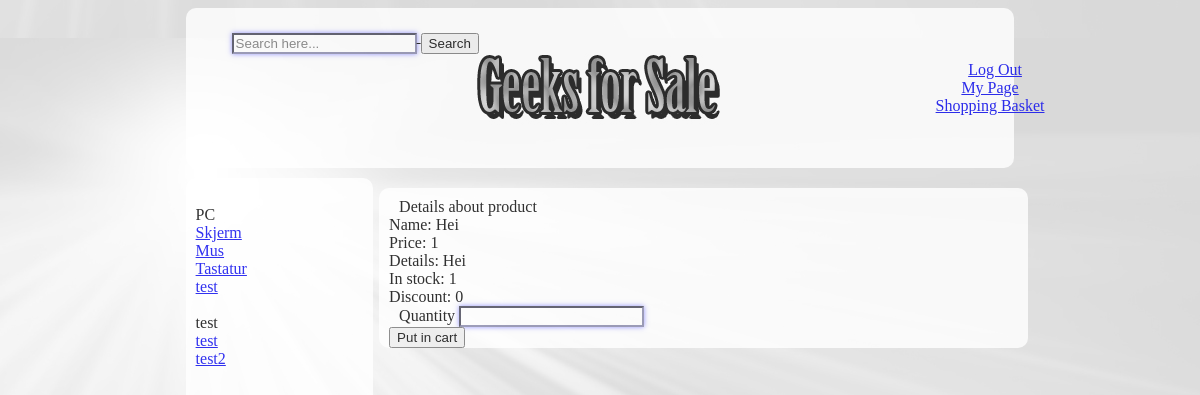
The app's page /productdetails.php?id=1 (signed in) with its own data.
### tables this page shows
CREATE TABLE IF NOT EXISTS `productcategory` (
  `id` int(10) unsigned NOT NULL AUTO_INCREMENT,
  `categoryName` text NOT NULL,
  PRIMARY KEY (`id`)
);

CREATE TABLE IF NOT EXISTS `subcategory` (
  `id` int(10) unsigned NOT NULL AUTO_INCREMENT,
  `name` text NOT NULL,
  `categoryid` int(11) NOT NULL,
  PRIMARY KEY (`id`),
  KEY `categoryid` (`categoryid`)
);

CREATE TABLE IF NOT EXISTS `products` (
  `id` int(10) unsigned NOT NULL AUTO_INCREMENT,
  `price` int(10) unsigned NOT NULL,
  `pictures` text NOT NULL,
  `name` text NOT NULL,
  `info` text NOT NULL,
  `onStock` int(10) unsigned NOT NULL,
  `forSale` tinyint(1) NOT NULL,
  `rabatt` int(10) unsigned NOT NULL,
  `categoriID` int(10) unsigned NOT NULL,
  PRIMARY KEY (`id`)
);

### productdetails.php (the view, shortened to what this page needs)
<!DOCTYPE HTML PUBLIC "-//W3C//DTD HTML 4.01//EN"
   "http://www.w3.org/TR/html4/strict.dtd">
<HTML>
   <HEAD>
      <link rel="stylesheet" type="text/css" href="StyleIndex.css"/>
   </HEAD>
   <BODY>
     <div id="header">
      <?php include("topmenu.php"); ?>
      <s>
       <form class="form-wrapper cf">
          <input type="text" placeholder="Search here..." required>
          <button type="submit">Search</button>
       </form>
    </s>
 </div>
 <div id="menu">
   <?php
   require_once 'menu.php';
   ?>
</div>
<div id="content">
   <?php
   echo "Details about product <br>";
   $id = $_GET['id'];
   $sql = "Select * from products where id=:id";
   $sth = $db->prepare($sql);
   $sth->bindValue (':id', $id);
   $sth->execute();
   $sth->setFetchMode(PDO::FETCH_ASSOC);
   while($row = $sth->fetch()){
      echo "Name: ".$row['name']."<br>";
      echo "Price: ".$row['price']."<br>";
      echo "Details: ".$row['info']."<br>";
      echo "In stock: ".$row['onStock']."<br>";
      echo "Discount: ".$row['rabatt']."<br>";
   }
   ?>
   <form method="get" action="productdetails.php">
      <label for="Quantity">Quantity</label>
      <input type="number" name="Quantity"  min="0" required  /><br/>
      <input type="submit" value="Put in cart"/>
   </div>
</BODY>
</HTML>

### menu.php
<?php
require "db.php";
$sql = "Select * from productcategory";
$sth = $db->prepare($sql);
$sth->execute();
$sth->setFetchMode(PDO::FETCH_ASSOC);
while($row = $sth->fetch()){
	echo "<br>".$row['categoryName']."<br>";
	$sql = "Select * from subcategory where categoryid = ".$row['id'];
	$sth2 = $db->prepare($sql);
	$sth2->execute();
	$sth2->setFetchMode(PDO::FETCH_ASSOC);
	while($rows = $sth2->fetch()){
		echo "<a href=\"productcategory.php?id=".$rows['id']."\">".$rows['name']."</a><br>";
	}
}
?>

### StyleIndex.css (style rules this page uses)
body { background-image:url('Background2.jpg'); background-attachment: fixed; background-position: right bottom; background-repeat: repeat; background-color: #000000; }
#header { height: 150px; border-radius: 10px; background-color: #ffffff; background-image:url('Geeksforsale.jpg'); background-repeat: no-repeat; background-position: center; opacity: .8; margin-bottom: 10px; margin-left: 15%; margin-right: 15%; text-indent: 10px; padding-left: 10px; padding-top: 10px; }
#menu { float: left; height: 2000px; border-radius: 10px; width: 15%; background-color: #ffffff; opacity: .8; margin-bottom: 10px; margin-left: 15%; padding-left: 10px; padding-top: 10px; }
#content { float: left; border-radius: 10px; width: 54%; background-color: #ffffff; opacity: .8; margin-top: 10px; margin-bottom: 10px; margin-left: 0.5%; text-indent: 10px; padding-left: 10px; padding-top: 10px; }
s { position: absolute; margin-top: 5px; margin-left: 0.5%; text-align: left; text-indent: 10px; margin-bottom: 10px; padding-left: 10px; padding-top: 10px; }
:required { border-color: #88a; -webkit-box-shadow: 0 0 5px rgba(0, 0, 255, .5); -moz-box-shadow: 0 0 5px rgba(0, 0, 255, .5); -o-box-shadow: 0 0 5px rgba(0, 0, 255, .5); -ms-box-shadow: 0 0 5px rgba(0, 0, 255, .5); box-shadow: 0 0 5px rgba(0, 0, 255, .5); }

### records on screen
productcategory: categoryName "PC"
subcategory: name "Skjerm"
subcategory: name "Mus"
subcategory: name "Tastatur"
subcategory: name "test"
productcategory: categoryName "test"
subcategory: name "test"
subcategory: name "test2"
products: name "Hei", price "1", info "Hei", onStock "1", rabatt "0"
